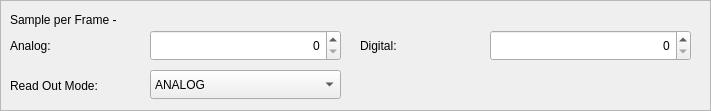
              <widget class="QFrame" name="frame_20">
               <property name="geometry">
                <rect>
                 <x>10</x>
                 <y>700</y>
                 <width>711</width>
                 <height>111</height>
                </rect>
               </property>
               <property name="frameShape">
                <enum>QFrame::StyledPanel</enum>
               </property>
               <property name="frameShadow">
                <enum>QFrame::Sunken</enum>
               </property>
               <widget class="QLabel" name="label_106">
                <property name="geometry">
                 <rect>
                  <x>10</x>
                  <y>30</y>
                  <width>81</width>
                  <height>31</height>
                 </rect>
                </property>
                <property name="text">
                 <string>Analog:</string>
                </property>
               </widget>
               <widget class="QSpinBox" name="spinBoxDigital">
                <property name="geometry">
                 <rect>
                  <x>490</x>
                  <y>30</y>
                  <width>201</width>
                  <height>31</height>
                 </rect>
                </property>
                <property name="alignment">
                 <set>Qt::AlignRight|Qt::AlignTrailing|Qt::AlignVCenter</set>
                </property>
                <property name="maximum">
                 <number>100000</number>
                </property>
               </widget>
               <widget class="QLabel" name="label_105">
                <property name="geometry">
                 <rect>
                  <x>10</x>
                  <y>10</y>
                  <width>201</width>
                  <height>19</height>
                 </rect>
                </property>
                <property name="text">
                 <string>Sample per Frame -</string>
                </property>
               </widget>
               <widget class="QLabel" name="label_107">
                <property name="geometry">
                 <rect>
                  <x>360</x>
                  <y>30</y>
                  <width>81</width>
                  <height>31</height>
                 </rect>
                </property>
                <property name="text">
                 <string>Digital:</string>
                </property>
               </widget>
               <widget class="QSpinBox" name="spinBoxAnalog">
                <property name="geometry">
                 <rect>
                  <x>150</x>
                  <y>30</y>
                  <width>191</width>
                  <height>31</height>
                 </rect>
                </property>
                <property name="alignment">
                 <set>Qt::AlignRight|Qt::AlignTrailing|Qt::AlignVCenter</set>
                </property>
                <property name="maximum">
                 <number>100000</number>
                </property>
               </widget>
               <widget class="QLabel" name="label_108">
                <property name="geometry">
                 <rect>
                  <x>10</x>
                  <y>70</y>
                  <width>181</width>
                  <height>31</height>
                 </rect>
                </property>
                <property name="text">
                 <string>Read Out Mode: </string>
                </property>
               </widget>
               <widget class="QComboBox" name="comboBoxROMode">
                <property name="geometry">
                 <rect>
                  <x>150</x>
                  <y>70</y>
                  <width>191</width>
                  <height>29</height>
                 </rect>
                </property>
                <item>
                 <property name="text">
                  <string>ANALOG</string>
                 </property>
                </item>
                <item>
                 <property name="text">
                  <string>DIGITAL</string>
                 </property>
                </item>
                <item>
                 <property name="text">
                  <string>ANALOG_AND_DIGITAL</string>
                 </property>
                </item>
               </widget>
              </widget>
